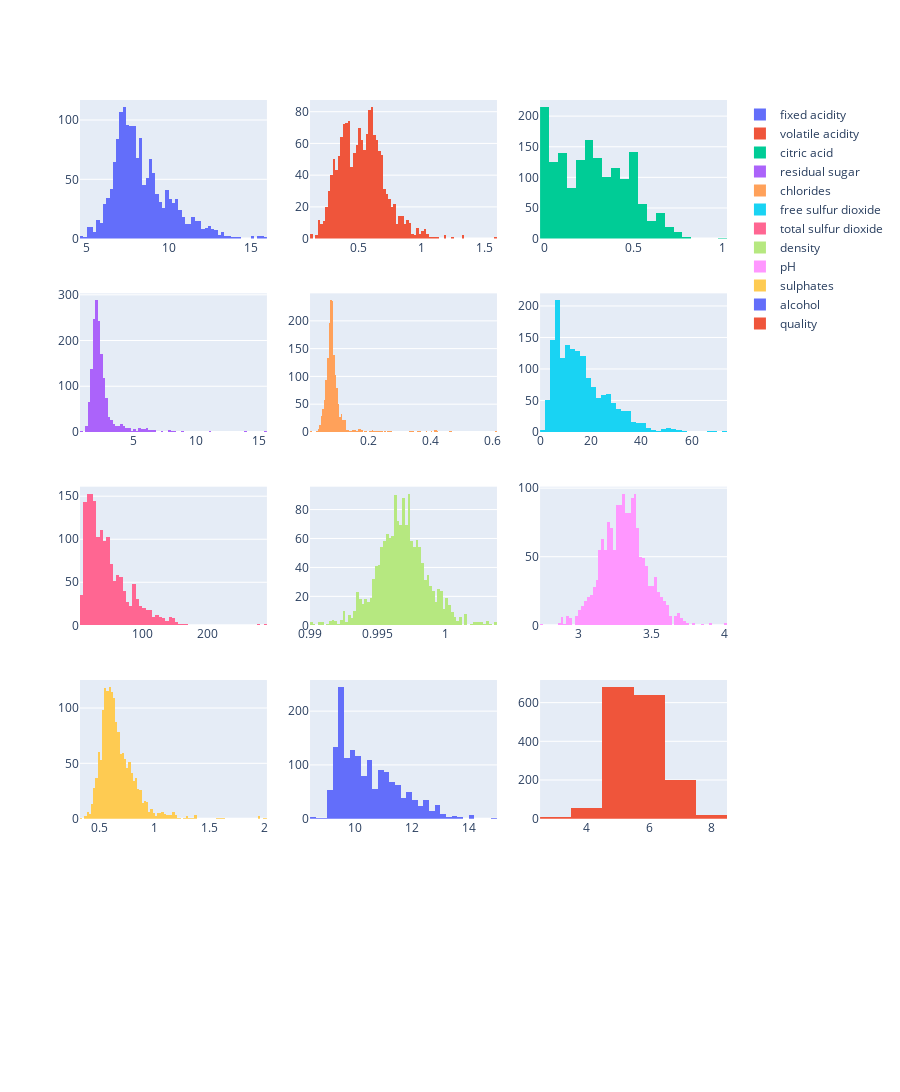

The code cell stored with this chart in its notebook:
### Code cell
fig = make_subplots(rows=(wine.shape[1]//3)+1, cols=3)

for i, col in enumerate(wine.columns):
    fig.add_trace(go.Histogram(x=wine[col], name=col), row=(i//3)+1, col=(i%3)+1)
    
fig.update_layout(height=1500,)
    
fig.show()

### Figure 1 — Plotly figure (JSON) as saved in the notebook; plotly's stock layout.template omitted (floating-point values rounded to 4 significant figures; data arrays with more than 128 entries replaced by an {"elided": "..."} marker saying what was removed)
{"data": [{"name": "fixed acidity", "type": "histogram", "x": {"elided": "1599 float values"}, "xaxis": "x", "yaxis": "y"}, {"name": "volatile acidity", "type": "histogram", "x": {"elided": "1599 float values"}, "xaxis": "x2", "yaxis": "y2"}, {"name": "citric acid", "type": "histogram", "x": {"elided": "1599 float values"}, "xaxis": "x3", "yaxis": "y3"}, {"name": "residual sugar", "type": "histogram", "x": {"elided": "1599 float values"}, "xaxis": "x4", "yaxis": "y4"}, {"name": "chlorides", "type": "histogram", "x": {"elided": "1599 float values"}, "xaxis": "x5", "yaxis": "y5"}, {"name": "free sulfur dioxide", "type": "histogram", "x": {"elided": "1599 float values"}, "xaxis": "x6", "yaxis": "y6"}, {"name": "total sulfur dioxide", "type": "histogram", "x": {"elided": "1599 float values"}, "xaxis": "x7", "yaxis": "y7"}, {"name": "density", "type": "histogram", "x": {"elided": "1599 float values"}, "xaxis": "x8", "yaxis": "y8"}, {"name": "pH", "type": "histogram", "x": {"elided": "1599 float values"}, "xaxis": "x9", "yaxis": "y9"}, {"name": "sulphates", "type": "histogram", "x": {"elided": "1599 float values"}, "xaxis": "x10", "yaxis": "y10"}, {"name": "alcohol", "type": "histogram", "x": {"elided": "1599 float values"}, "xaxis": "x11", "yaxis": "y11"}, {"name": "quality", "type": "histogram", "x": {"elided": "1599 int values"}, "xaxis": "x12", "yaxis": "y12"}], "layout": {"height": 1500, "xaxis": {"anchor": "y", "domain": [0, 0.2889]}, "xaxis10": {"anchor": "y10", "domain": [0, 0.2889]}, "xaxis11": {"anchor": "y11", "domain": [0.3556, 0.6444]}, "xaxis12": {"anchor": "y12", "domain": [0.7111, 1]}, "xaxis13": {"anchor": "y13", "domain": [0, 0.2889]}, "xaxis14": {"anchor": "y14", "domain": [0.3556, 0.6444]}, "xaxis15": {"anchor": "y15", "domain": [0.7111, 1]}, "xaxis2": {"anchor": "y2", "domain": [0.3556, 0.6444]}, "xaxis3": {"anchor": "y3", "domain": [0.7111, 1]}, "xaxis4": {"anchor": "y4", "domain": [0, 0.2889]}, "xaxis5": {"anchor": "y5", "domain": [0.3556, 0.6444]}, "xaxis6": {"anchor": "y6", "domain": [0.7111, 1]}, "xaxis7": {"anchor": "y7", "domain": [0, 0.2889]}, "xaxis8": {"anchor": "y8", "domain": [0.3556, 0.6444]}, "xaxis9": {"anchor": "y9", "domain": [0.7111, 1]}, "yaxis": {"anchor": "x", "domain": [0.848, 1]}, "yaxis10": {"anchor": "x10", "domain": [0.212, 0.364]}, "yaxis11": {"anchor": "x11", "domain": [0.212, 0.364]}, "yaxis12": {"anchor": "x12", "domain": [0.212, 0.364]}, "yaxis13": {"anchor": "x13", "domain": [0, 0.152]}, "yaxis14": {"anchor": "x14", "domain": [0, 0.152]}, "yaxis15": {"anchor": "x15", "domain": [0, 0.152]}, "yaxis2": {"anchor": "x2", "domain": [0.848, 1]}, "yaxis3": {"anchor": "x3", "domain": [0.848, 1]}, "yaxis4": {"anchor": "x4", "domain": [0.636, 0.788]}, "yaxis5": {"anchor": "x5", "domain": [0.636, 0.788]}, "yaxis6": {"anchor": "x6", "domain": [0.636, 0.788]}, "yaxis7": {"anchor": "x7", "domain": [0.424, 0.576]}, "yaxis8": {"anchor": "x8", "domain": [0.424, 0.576]}, "yaxis9": {"anchor": "x9", "domain": [0.424, 0.576]}}}
